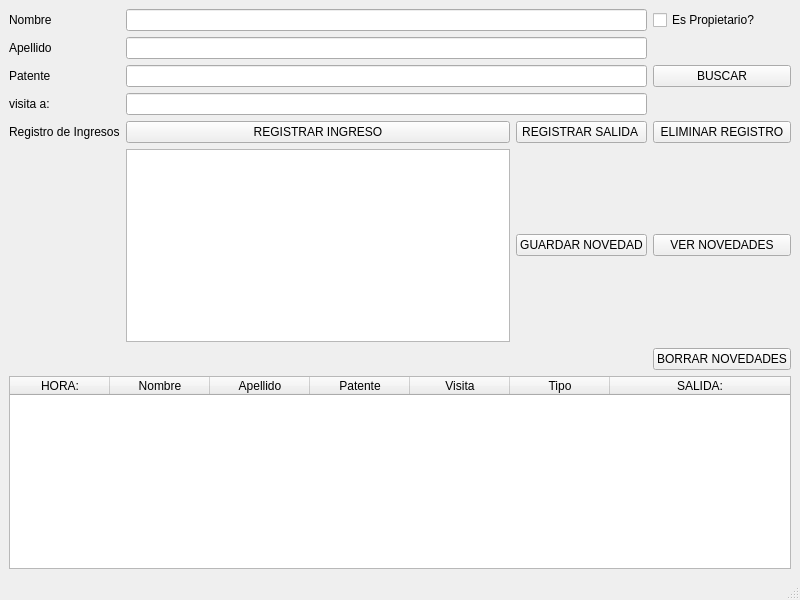
<?xml version="1.0" encoding="UTF-8"?>
<ui version="4.0">
 <class>MainWindow</class>
 <widget class="QMainWindow" name="MainWindow">
  <property name="geometry">
   <rect>
    <x>0</x>
    <y>0</y>
    <width>800</width>
    <height>600</height>
   </rect>
  </property>
  <property name="windowTitle">
   <string>MainWindow</string>
  </property>
  <widget class="QWidget" name="centralwidget">
   <layout class="QGridLayout" name="gridLayout_2">
    <item row="0" column="0">
     <layout class="QGridLayout" name="gridLayout">
      <item row="5" column="3">
       <widget class="QPushButton" name="btnBorrar">
        <property name="text">
         <string>ELIMINAR REGISTRO</string>
        </property>
       </widget>
      </item>
      <item row="3" column="0">
       <widget class="QLabel" name="label_3">
        <property name="text">
         <string>visita a:</string>
        </property>
       </widget>
      </item>
      <item row="8" column="3">
       <widget class="QPushButton" name="btnVerNovedades">
        <property name="text">
         <string>VER NOVEDADES</string>
        </property>
       </widget>
      </item>
      <item row="0" column="3">
       <widget class="QCheckBox" name="chkPropietario">
        <property name="text">
         <string>Es Propietario?</string>
        </property>
       </widget>
      </item>
      <item row="1" column="0">
       <widget class="QLabel" name="label">
        <property name="text">
         <string>Apellido</string>
        </property>
       </widget>
      </item>
      <item row="3" column="1" colspan="2">
       <widget class="QLineEdit" name="txtVisita"/>
      </item>
      <item row="5" column="2">
       <widget class="QPushButton" name="btnSalida">
        <property name="text">
         <string>REGISTRAR SALIDA </string>
        </property>
       </widget>
      </item>
      <item row="5" column="1">
       <widget class="QPushButton" name="btnRegistrar">
        <property name="text">
         <string>REGISTRAR INGRESO</string>
        </property>
       </widget>
      </item>
      <item row="1" column="1" colspan="2">
       <widget class="QLineEdit" name="txtApellido"/>
      </item>
      <item row="2" column="0">
       <widget class="QLabel" name="label_2">
        <property name="text">
         <string>Patente</string>
        </property>
       </widget>
      </item>
      <item row="5" column="0">
       <widget class="QLabel" name="label_5">
        <property name="text">
         <string>Registro de Ingresos</string>
        </property>
       </widget>
      </item>
      <item row="0" column="1" colspan="2">
       <widget class="QLineEdit" name="txtNombre"/>
      </item>
      <item row="2" column="3">
       <widget class="QPushButton" name="btnBuscar">
        <property name="text">
         <string>BUSCAR</string>
        </property>
       </widget>
      </item>
      <item row="0" column="0">
       <widget class="QLabel" name="label_4">
        <property name="text">
         <string>Nombre</string>
        </property>
       </widget>
      </item>
      <item row="14" column="0" colspan="4">
       <widget class="QTableWidget" name="tablaDatos">
        <property name="minimumSize">
         <size>
          <width>200</width>
          <height>0</height>
         </size>
        </property>
        <attribute name="horizontalHeaderStretchLastSection">
         <bool>true</bool>
        </attribute>
        <column>
         <property name="text">
          <string>HORA:</string>
         </property>
        </column>
        <column>
         <property name="text">
          <string>Nombre</string>
         </property>
        </column>
        <column>
         <property name="text">
          <string>Apellido</string>
         </property>
        </column>
        <column>
         <property name="text">
          <string>Patente</string>
         </property>
        </column>
        <column>
         <property name="text">
          <string>Visita</string>
         </property>
        </column>
        <column>
         <property name="text">
          <string>Tipo</string>
         </property>
        </column>
        <column>
         <property name="text">
          <string>SALIDA:</string>
         </property>
        </column>
       </widget>
      </item>
      <item row="8" column="1">
       <widget class="QTextEdit" name="txtNovedad"/>
      </item>
      <item row="8" column="2">
       <widget class="QPushButton" name="btnGuardarNovedad">
        <property name="text">
         <string>GUARDAR NOVEDAD</string>
        </property>
       </widget>
      </item>
      <item row="2" column="1" colspan="2">
       <widget class="QLineEdit" name="txtPatente"/>
      </item>
      <item row="9" column="3">
       <widget class="QPushButton" name="btnBorrarNovedad">
        <property name="text">
         <string>BORRAR NOVEDADES</string>
        </property>
       </widget>
      </item>
     </layout>
    </item>
   </layout>
  </widget>
  <widget class="QMenuBar" name="menubar">
   <property name="geometry">
    <rect>
     <x>0</x>
     <y>0</y>
     <width>800</width>
     <height>21</height>
    </rect>
   </property>
  </widget>
  <widget class="QStatusBar" name="statusbar"/>
 </widget>
 <resources/>
 <connections/>
</ui>
